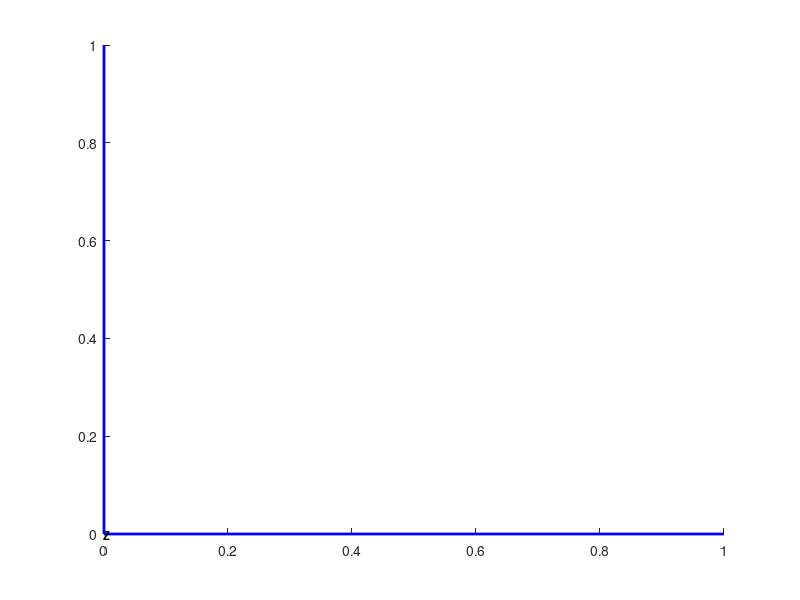

This figure's MATLAB source:
function h=draw_frame(varargin)
%
% ------------------------------------------------------
% | Basic Multibody Simulator Derived (Matlab toolbox) |
% ------------------------------------------------------
% | General purpose |
% -------------------
%
% draw_frame
%
% Draws a coordinate frame with orientation R at position p
%
% Syntax:
% -------
% draw_frame(R, p, color, scale)
% draw_frame(R, p, color)
% draw_frame(R, color)
% draw_frame(R, p)
% draw_frame(R)
% draw_frame
%
% Input:
% ------
% R     - rotation matrix OR unit quaternion [s x y z]
% p     - position of the origin
% color - color of the axis
%
% if color == 'rgb' then: 
% X axis - blue
% Y axis - green
% Z axis - red
%

if nargin == 0
  R = eye(3);
  p = [0,0,0]';
  color = 'b';
  scale = 1;
elseif nargin == 1
  R = varargin{1};
  p = [0,0,0]';
  color = 'b';
  scale = 1;
elseif nargin == 2
  if ischar(varargin{2})
    R = varargin{1};
    p = [0,0,0]';
    color = varargin{2};
	scale = 1;
  else
    R = varargin{1};
    p = varargin{2};
    p = p(:);
    color = 'b';
	scale = 1;
  end
elseif nargin == 3
  R = varargin{1};
  p = varargin{2};
  p = p(:);
  color = varargin{3};
  scale = 1;
elseif nargin == 4;
    R = varargin{1};
  p = varargin{2};
  p = p(:);
  color = varargin{3};
  scale = varargin{4};
else
  disp('incorrect input')
end

% if R is a unit quaternion convert it to rotation matrix
if length(R) == 4 
  R = q2R(R);
end

if strcmp(color, 'rgb')
  color_flag = 0;
else
  color_flag = 1;
end

cc = {'b', 'g', 'r'};
str = ['X' 'Y' 'Z']';
for i = 1:3
  U(:,1) = p;
  U(:,2) = p + R(:,i)*scale;
  v = 0.2*R(:,i)*scale;
  if color_flag
	hold on;h(2*i-1)=plot3(U(1,:),U(2,:),U(3,:),color,'LineWidth',2);
  else
    hold on;h(2*i-1)=plot3(U(1,:),U(2,:),U(3,:),cc{i},'LineWidth',2);
  end
  h(2*i)=text(U(1,2)+v(1),U(2,2)+v(2),U(3,2)+v(3),str(i),'FontWeight','bold','FontSize',8*scale);
end

% axis([p(1)-1 p(1)+1 p(2)-1 p(2)+1 p(3)-1 p(3)+1])
% cameratoolbar('NoReset')
% cameratoolbar('SetMode','orbit')
% grid on

%%%EOF